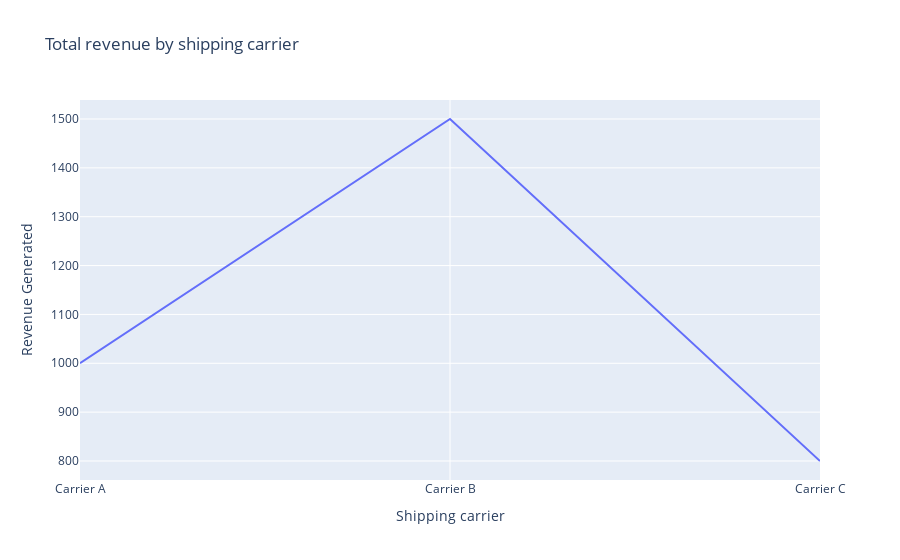

The code cell stored with this chart in its notebook:
### Code cell
import plotly.express as px

# Assuming total_revenue is a pandas DataFrame
total_revenue = pd.DataFrame({
    'Shipping carriers': ['Carrier A', 'Carrier B', 'Carrier C'],
    'Revenue generated': [1000, 1500, 800]
})

# Create the line chart
line_chart = px.line(total_revenue, x='Shipping carriers', y='Revenue generated',
                     title='Total revenue by shipping carrier',
                     labels={'Revenue generated': 'Revenue Generated'},
                     line_shape='linear')

# Update layout
line_chart.update_layout(xaxis_title='Shipping carrier', yaxis_title='Revenue Generated')

# Show the chart
line_chart.show()

### Figure 1 — Plotly figure (JSON) as saved in the notebook; plotly's stock layout.template omitted (floating-point values rounded to 4 significant figures)
{"data": [{"hovertemplate": "Shipping carriers=%{x}<br>Revenue Generated=%{y}<extra></extra>", "legendgroup": "", "line": {"color": "#636efa", "dash": "solid", "shape": "linear"}, "marker": {"symbol": "circle"}, "mode": "lines", "name": "", "orientation": "v", "showlegend": false, "type": "scatter", "x": ["Carrier A", "Carrier B", "Carrier C"], "xaxis": "x", "y": [1000, 1500, 800], "yaxis": "y"}], "layout": {"legend": {"tracegroupgap": 0}, "title": {"text": "Total revenue by shipping carrier"}, "xaxis": {"anchor": "y", "domain": [0, 1], "title": {"text": "Shipping carrier"}}, "yaxis": {"anchor": "x", "domain": [0, 1], "title": {"text": "Revenue Generated"}}}}
